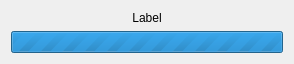
<?xml version="1.0" encoding="UTF-8"?>
<ui version="4.0">
 <class>DebconfProgress</class>
 <widget class="QWidget" name="DebconfProgress">
  <property name="geometry">
   <rect>
    <x>0</x>
    <y>0</y>
    <width>294</width>
    <height>46</height>
   </rect>
  </property>
  <property name="windowTitle">
   <string>Form</string>
  </property>
  <layout class="QVBoxLayout" name="verticalLayout">
   <item>
    <widget class="QLabel" name="label">
     <property name="text">
      <string>Label</string>
     </property>
     <property name="alignment">
      <set>Qt::AlignCenter</set>
     </property>
     <property name="wordWrap">
      <bool>true</bool>
     </property>
    </widget>
   </item>
   <item>
    <widget class="QProgressBar" name="progressBar">
     <property name="sizePolicy">
      <sizepolicy hsizetype="MinimumExpanding" vsizetype="Fixed">
       <horstretch>0</horstretch>
       <verstretch>0</verstretch>
      </sizepolicy>
     </property>
     <property name="maximum">
      <number>0</number>
     </property>
    </widget>
   </item>
  </layout>
 </widget>
 <resources/>
 <connections/>
</ui>
